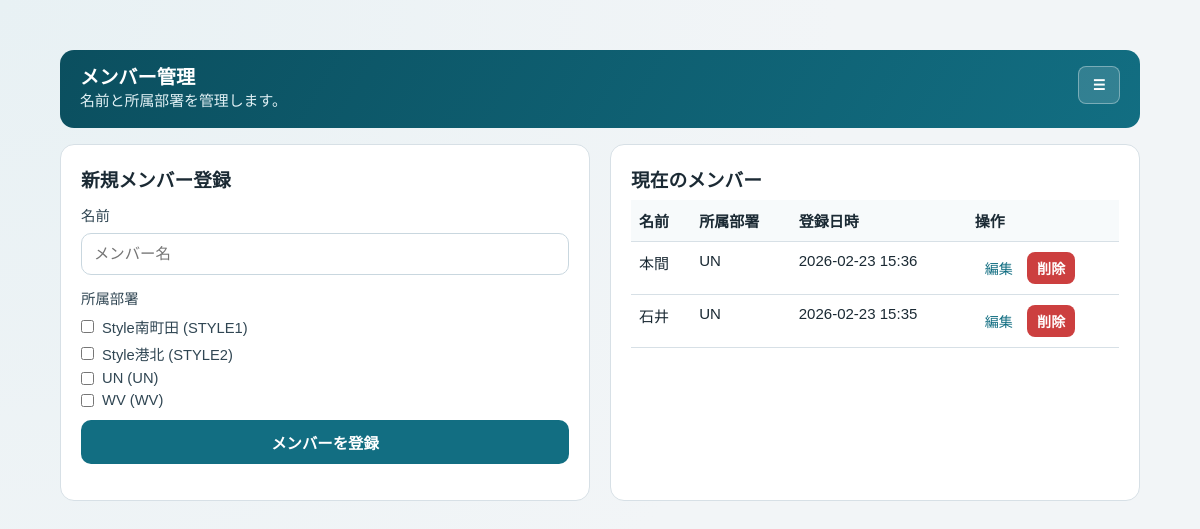
The app's page /dashboard/members/ (signed in), older data.
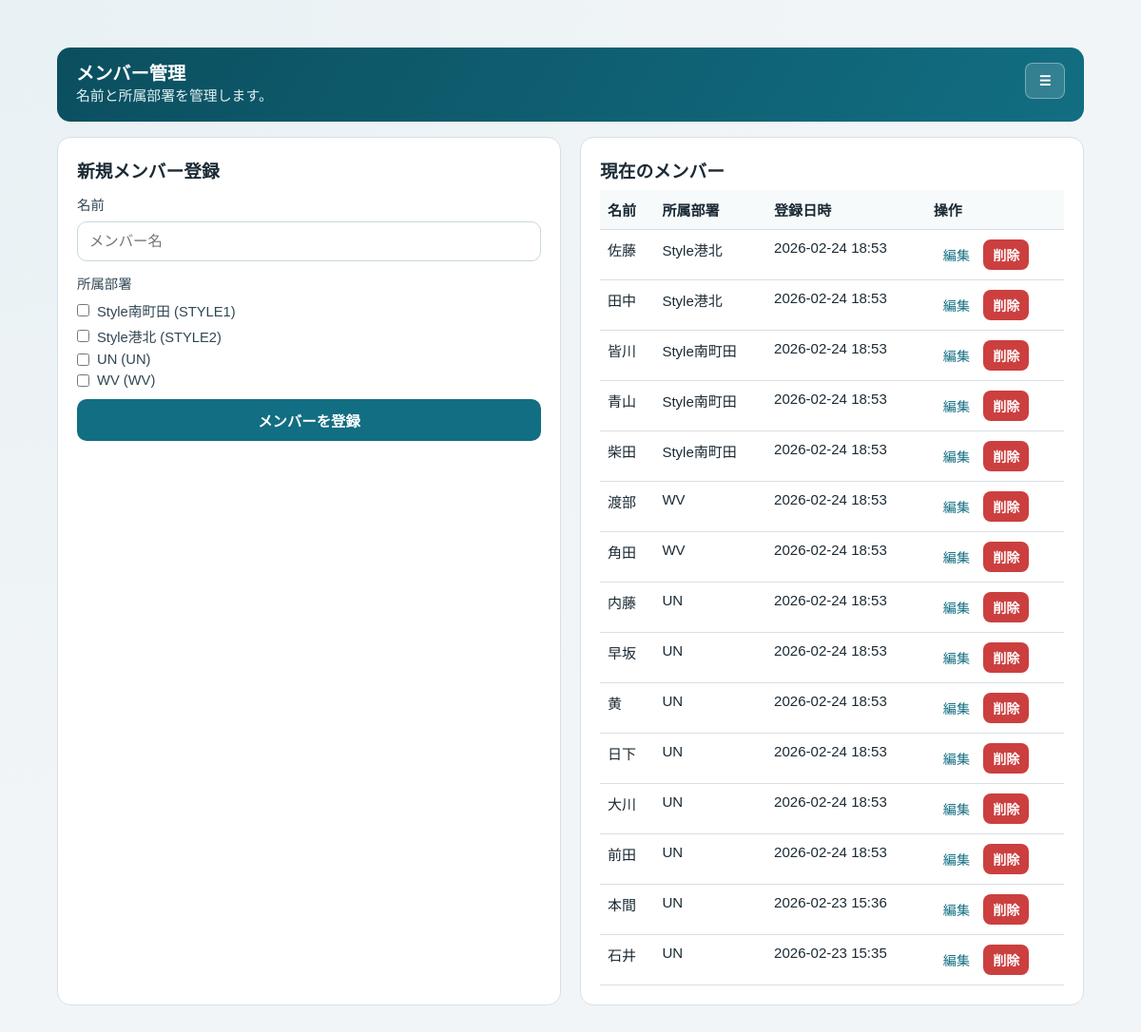
The same page, newer data.
### apps/accounts/models.py (models this page shows, shortened)
class Department(models.Model):
    code = models.CharField(max_length=32, unique=True)
    name = models.CharField(max_length=64)
    default_reporter = models.ForeignKey(
        "Member",
        on_delete=models.SET_NULL,
        null=True,
        blank=True,
        related_name="default_department_links",
    )
    is_active = models.BooleanField(default=True)
    created_at = models.DateTimeField(auto_now_add=True)
    class Meta:
        ordering = ["code"]

class Member(models.Model):
    name = models.CharField(max_length=64)
    login_id = models.CharField(max_length=64, unique=True)
    password = models.CharField(max_length=128)
    created_at = models.DateTimeField(auto_now_add=True)
    class Meta:
        ordering = ["-created_at"]

class MemberDepartment(models.Model):
    member = models.ForeignKey(
        Member,
        on_delete=models.CASCADE,
        related_name="department_links",
    )
    department = models.ForeignKey(
        Department,
        on_delete=models.CASCADE,
        related_name="member_links",
    )
    created_at = models.DateTimeField(auto_now_add=True)
    class Meta:
        unique_together = ("member", "department")

### apps/dashboard/views.py (the view)
# urls.py: path("members/", member_settings, name="member_settings"),
@require_roles(ROLE_ADMIN)
def member_settings(request: HttpRequest) -> HttpResponse:
    status_message = None
    edit_member = None
    edit_id = request.GET.get("edit")
    if edit_id and edit_id.isdigit():
        edit_member = Member.objects.filter(id=int(edit_id)).first()
    if request.method == "POST":
        edit_member_id = request.POST.get("edit_member_id")
        form = _member_form(data=request.POST)
        if form.is_valid():
            departments = form.cleaned_data["departments"]
            member_name = form.cleaned_data["name"].strip()
            if edit_member_id and edit_member_id.isdigit():
                member = get_object_or_404(Member, id=int(edit_member_id))
                member.name = member_name
                member.save(update_fields=["name"])
                status_message = f"{member.name} を更新しました。"
            else:
                member = Member.objects.create(
                    name=member_name,
                    login_id=_build_internal_member_login_id(member_name),
                    password="",
                )
                status_message = f"{member.name} を登録しました。"
            MemberDepartment.objects.filter(member=member).exclude(department__in=departments).delete()
            existing_departments = set(
                MemberDepartment.objects.filter(member=member).values_list("department_id", flat=True)
            )
            for dept in departments:
                if dept.id not in existing_departments:
                    MemberDepartment.objects.create(member=member, department=dept)
            form = _member_form()
            edit_member = None
    else:
        if edit_member:
            form = _member_form(
                initial={
                    "name": edit_member.name,
                    "departments": list(edit_member.department_links.values_list("department_id", flat=True)),
                }
            )
        else:
            form = _member_form()
    members = Member.objects.prefetch_related("department_links")
    selected_department_ids = {
        str(dept_id) for dept_id in (form["departments"].value() or [])
    }
    department_choices = Department.objects.filter(is_active=True).order_by("code")
    return render(
        request,
        "dashboard/member_settings.html",
        {
            "form": form,
            "members": members,
            "edit_member": edit_member,
            "status_message": status_message,
            "department_choices": department_choices,
            "selected_department_ids": selected_department_ids,
        },
    )

### apps/dashboard/forms.py
class MemberRegistrationForm(forms.Form):
    name = forms.CharField(
        label="名前",
        max_length=64,
        widget=forms.TextInput(attrs={"placeholder": "メンバー名"}),
    )
    departments = forms.ModelMultipleChoiceField(
        label="所属部署",
        required=False,
        queryset=Department.objects.none(),
        widget=forms.CheckboxSelectMultiple,
    )

### apps/accounts/auth.py (called while the page is built)
def require_roles(*allowed_roles: str):
    def decorator(view_func):
        @wraps(view_func)
        def wrapper(request: HttpRequest, *args, **kwargs) -> HttpResponse:
            role = request.session.get(SESSION_ROLE_KEY)
            if role not in allowed_roles:
                return redirect("home")
            return view_func(request, *args, **kwargs)
        return wrapper
    return decorator

### apps/dashboard/views.py (called while the page is built)
def _member_form(*, data=None, initial=None) -> MemberRegistrationForm:
    form = MemberRegistrationForm(data=data, initial=initial)
    form.fields["departments"].queryset = Department.objects.filter(is_active=True)
    return form

### apps/dashboard/templates/dashboard/member_settings.html (shortened to what this page needs)
{% extends "base.html" %}
{% block content %}
<div class="container">
  <header class="topbar">
    <div>
      <strong>メンバー管理</strong>
      <div class="muted" style="color: #e1f1f5;">名前と所属部署を管理します。</div>
    </div>
  </header>
  <section class="grid grid-2" style="margin-top: 16px;">
    <article class="card">
      <h3>{% if edit_member %}メンバー編集{% else %}新規メンバー登録{% endif %}</h3>
      <form method="post">
        <label for="id_name">{{ form.name.label }}</label>
        {{ form.name }}
        <label>{{ form.departments.label }}</label>
        <div id="department_choices" class="checkbox-list">
          {% for department in department_choices %}
          <div class="checkbox-row">
            <label class="checkbox-label" for="dept_choice_{{ department.id }}">
              <input
                class="checkbox-input"
                type="checkbox"
                name="departments"
                value="{{ department.id }}"
                id="dept_choice_{{ department.id }}"
              />
              {{ department.name }} ({{ department.code }})
            </label>
          </div>
          {% empty %}
          <div class="muted">有効な部署がありません。</div>
          {% endfor %}
        </div>
        <button type="submit" style="margin-top: 12px;">
          {% if edit_member %}メンバーを更新{% else %}メンバーを登録{% endif %}
        </button>
      </form>
    </article>
    <article class="card">
      <h3>現在のメンバー</h3>
      {% if members %}
      <table>
        <thead>
          <tr><th>名前</th><th>所属部署</th><th>登録日時</th><th>操作</th></tr>
        </thead>
        <tbody>
          {% for member in members %}
          <tr>
            <td>{{ member.name }}</td>
            <td>
              {% for link in member.department_links.all %}
                {{ link.department.name }}{% if not forloop.last %}, {% endif %}
              {% empty %}
                -
              {% endfor %}
            </td>
            <td>{{ member.created_at|date:"Y-m-d H:i" }}</td>
            <td>
              <a class="btn-inline" href="{% url 'member_settings' %}?edit={{ member.id }}">編集</a>
              <form method="post" action="{% url 'member_delete' member.id %}" style="display:inline;" onsubmit="return confirm('このメンバーを削除します。よろしいですか？');">
                <button class="btn-inline btn-danger" type="submit">削除</button>
              </form>
            </td>
          </tr>
          {% endfor %}
        </tbody>
      </table>
      {% else %}
      <p class="muted">まだメンバーは登録されていません。</p>
      {% endif %}
    </article>
  </section>
</div>
{% endblock %}

### templates/base.html (shortened to what this page needs)
﻿<!DOCTYPE html>
<html lang="ja">
<head>
  {% load static %}
  <link rel="stylesheet" href="{% static 'app.css' %}" />
</head>
<body>
  {% block content %}{% endblock %}
</body>
</html>

### static/app.css (style rules this page uses)
:root { --bg: #f2f5f7; --card: #ffffff; --ink: #1b2a34; --muted: #5d6f7c; --line: #d7e0e6; --brand: #126e82; --brand-soft: #d7edf2; --ok: #2e8b57; --warn: #d28b1f; }
* { box-sizing: border-box; }
body { margin: 0; font-family: "Hiragino Sans", "Yu Gothic", "Meiryo", sans-serif; background: radial-gradient(circle at top left, #e8f1f4, var(--bg) 58%); color: var(--ink); }
a { color: var(--brand); text-decoration: none; }
.container { width: min(1080px, 92vw); margin: 32px auto; }
.topbar { background: linear-gradient(120deg, #0b4f5f, #126e82); color: #fff; padding: 16px 20px; border-radius: 14px; display: flex; justify-content: flex-start; align-items: flex-start; gap: 12px; position: relative; flex-wrap: wrap; }
.topbar > div:first-child { flex: 1 1 auto; min-width: 0; }
.topbar > strong, .topbar > div:first-child > strong { display: block; font-size: 1.2rem; line-height: 1.25; }
.grid { display: grid; gap: 20px; }
.grid-2 { grid-template-columns: repeat(auto-fit, minmax(280px, 1fr)); }
.card { background: var(--card); border: 1px solid var(--line); border-radius: 14px; padding: 20px; }
.card h2, .card h3 { margin: 0 0 8px; }
.muted { color: var(--muted); font-size: 0.93rem; line-height: 1.5; }
label { display: block; font-size: 0.9rem; margin: 12px 0 8px; color: #304653; }
.checkbox-list { display: grid; gap: 6px; }
.checkbox-row { margin: 0; }
.checkbox-label { display: inline-flex; align-items: center; gap: 8px; margin: 0; font-size: 0.92rem; }
.checkbox-input { width: auto; margin: 0; }
input, select, textarea, button { width: 100%; border: 1px solid #c9d7df; border-radius: 10px; padding: 11px 12px; font-size: 0.96rem; font-family: inherit; }
button { background: var(--brand); color: #fff; border: 0; font-weight: 700; cursor: pointer; }
.btn-inline { width: auto; padding: 6px 10px; border-radius: 8px; font-size: 0.88rem; }
.btn-danger { background: #cc3f3f; }
table { width: 100%; border-collapse: collapse; font-size: 0.94rem; }
th, td { text-align: left; border-bottom: 1px solid var(--line); padding: 10px 8px; vertical-align: top; }
th { background: #f7fafb; }

Row changes from the older to the newer data that the page shows:
added Member: name "佐藤", created_at "2026-02-24 18:53"
added MemberDepartment: department.name "Style港北", shown under "佐藤"
added Member: name "田中", created_at "2026-02-24 18:53"
added MemberDepartment: department.name "Style港北", shown under "田中"
added Member: name "皆川", created_at "2026-02-24 18:53"
added MemberDepartment: department.name "Style南町田", shown under "皆川"
added Member: name "青山", created_at "2026-02-24 18:53"
added MemberDepartment: department.name "Style南町田", shown under "青山"
added Member: name "柴田", created_at "2026-02-24 18:53"
added MemberDepartment: department.name "Style南町田", shown under "柴田"
added Member: name "渡部", created_at "2026-02-24 18:53"
added MemberDepartment: department.name "WV", shown under "渡部"
added Member: name "角田", created_at "2026-02-24 18:53"
added MemberDepartment: department.name "WV", shown under "角田"
added Member: name "内藤", created_at "2026-02-24 18:53"
added MemberDepartment: department.name "UN", shown under "内藤"
added Member: name "早坂", created_at "2026-02-24 18:53"
added MemberDepartment: department.name "UN", shown under "早坂"
added Member: name "黄", created_at "2026-02-24 18:53"
added MemberDepartment: department.name "UN", shown under "黄"
added Member: name "日下", created_at "2026-02-24 18:53"
added MemberDepartment: department.name "UN", shown under "日下"
added Member: name "大川", created_at "2026-02-24 18:53"
added MemberDepartment: department.name "UN", shown under "大川"
added Member: name "前田", created_at "2026-02-24 18:53"
added MemberDepartment: department.name "UN", shown under "前田"
